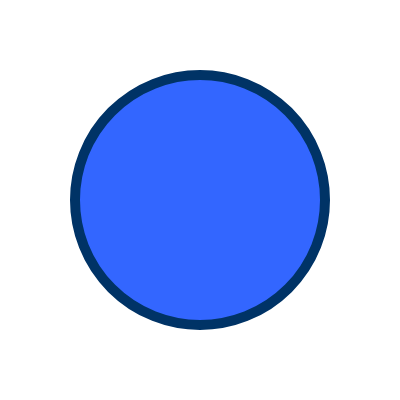
Frame 1 (no input)
Frame 60 (no input): identical to frame 1, image omitted
Frame 120 (the mouse pressed at the canvas centre since frame 60): identical to frame 1, image omitted

The p5.js sketch that drew this single still picture (run headless with seeded random() and noise() and a simulated clock; from frame 60 on, the mouse is pressed at the canvas centre):

// p5.js sketch
// ── sketch.js
function setup() 
{
  // set canvas size
  createCanvas(400, 400); 
}
 
function draw() 
{
  // set background color to white
  background(255);
 
  // set the fill color
  fill(51, 102, 255);
 
  // set the stroke color
  stroke(0, 51, 102);
 
  // set the stroke weight
  strokeWeight(10);
 
  // set the ellipse mode
  // http://p5js.org/reference/#/p5/ellipseMode
  ellipseMode(CENTER);
 
  // draw a circle
  ellipse(200, 200, 250, 250);
}
